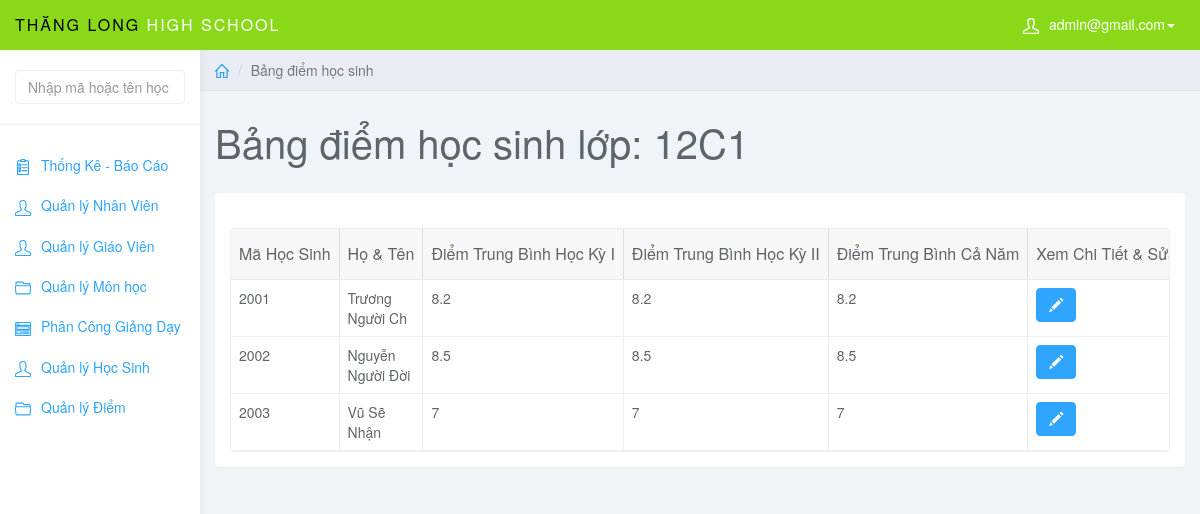
The app's page /admin/index.php?page=list_diem&id_class=201 (signed in) with its own data.
### tables this page shows
CREATE TABLE `lophoc` (
  `MaLopHoc` varchar(10) NOT NULL,
  `Tenlophoc` varchar(20) NOT NULL,
  `KhoiHoc` varchar(10) NOT NULL,
  PRIMARY KEY (`MaLopHoc`)
);

CREATE TABLE `hocsinh` (
  `MaHS` int NOT NULL,
  `MaLopHoc` varchar(10) NOT NULL,
  `TenHS` varchar(50) NOT NULL,
  `GioiTinh` varchar(5) NOT NULL,
  `NgaySinh` date NOT NULL,
  `NoiSinh` varchar(50) NOT NULL,
  `DanToc` varchar(10) NOT NULL,
  `HoTenCha` varchar(50) NOT NULL,
  `HoTenMe` varchar(50) NOT NULL,
  PRIMARY KEY (`MaHS`),
  KEY `fk_hs_lh` (`MaLopHoc`),
  CONSTRAINT `fk_hs_lh` FOREIGN KEY (`MaLopHoc`) REFERENCES `lophoc` (`MaLopHoc`)
);

### admin/list_diem.php (the view, shortened to what this page needs)
<?php
$class_id = $_GET['id_class'];
$sql_view = "SELECT * FROM lophoc WHERE MaLopHoc = '$class_id'";
$query_view = mysqli_query($conn, $sql_view);
$row_view = mysqli_fetch_assoc($query_view);
?>
<div class="col-sm-9 col-sm-offset-3 col-lg-10 col-lg-offset-2 main">
    <div class="row">
        <ol class="breadcrumb">
            <li><a href="index.php"><svg class="glyph stroked home">
                        <use xlink:href="#stroked-home"></use>
                    </svg></a></li>
            <li class="active">Bảng điểm học sinh</li>
        </ol>
    </div>
    <div class="row">
        <div class="col-lg-12">
            <h1 class="page-header">Bảng điểm học sinh lớp: <?php echo $row_view['Tenlophoc']; ?></h1>
        </div>
    </div>
    <div class="row">
        <div class="col-lg-12">
            <div class="panel panel-default">
                <div class="panel-body">
                    <table data-toolbar="#toolbar" data-toggle="table">
                        <thead>
                            <tr>
                                <th data-field="id" data-sortable="true">Mã Học Sinh</th>
                                <th data-field="name" data-sortable="true">Họ & Tên</th>
                                <th data-sortable="true">Điểm Trung Bình Học Kỳ I</th>
                                <th data-sortable="true">Điểm Trung Bình Học Kỳ II</th>
                                <th data-sortable="true">Điểm Trung Bình Cả Năm</th>
                                <th>Xem Chi Tiết & Sửa</th>
                            </tr>
                        </thead>
                        <tbody>
                            <?php
                            $sql = "SELECT * FROM hocsinh WHERE MaLopHoc = '$class_id'";
                            $query = mysqli_query($conn, $sql);
                            while ($row = mysqli_fetch_assoc($query)) {
                                $sql_diem = "SELECT * FROM hocsinh JOIN diem ON hocsinh.MaHS = diem.MaHS JOIN monhoc ON diem.MaMonHoc = monhoc.MaMonHoc JOIN lophoc ON hocsinh.MaLopHoc = lophoc.MaLopHoc JOIN hocky ON diem.MaHocKy = hocky.MaHocKy WHERE hocsinh.MaHS = '{$row['MaHS']}'";
                                $query_diem = mysqli_query($conn, $sql_diem);
                                $tb_hk = 0;
                                $tb_hk2 = 0;
                                $i = 0;
                                $j = 0;
                                while ($row_diem = mysqli_fetch_assoc($query_diem)) {
                                    if ($i != 8) {
                                        $tb_hk += $row_diem['DiemTB'];
                                        $i++;
                                    } elseif ($j != 8) {
                                        $tb_hk2 += $row_diem['DiemTB'];
                                        $j++;
                                    }
                                }
                            ?>
                            <tr>
                                <td><?php echo $row['MaHS']; ?></td>
                                <td><?php echo $row['TenHS']; ?></td>
                                <td><?php if (isset($tb_hk)) {
                                            echo $a = round($tb_hk / $i, 1);
                                        } else {
                                            echo '---';
                                        } ?></td>
                                <td><?php if (isset($tb_hk2)) {
                                            echo $b = round($tb_hk2 / $j, 1);
                                        } else {
                                            echo '---';
                                        } ?></td>
                                <td><?php echo $tb_nam = round($dtb_nam = ($a + $b * 2) / 3, 1) ?></td>
                                <td class="form-group">
                                    <a href="index.php?page=edit_diem&id_hs=<?php echo $row['MaHS']; ?>"
                                        class="btn btn-primary"><i class="glyphicon glyphicon-pencil"></i></a>
                                </td>
                            </tr>
                            <?php } ?>
                        </tbody>
                    </table>
                </div>
            </div>
        </div>
    </div>
</div>

### admin/css/styles.css (style rules this page uses)
body { background: #f1f4f7; padding-top: 50px; color: #5f6468; }
a, a:hover, a:focus { color: #30a5ff; }
h1, h2, h3, h4, h5, h6 { color: #5f6468; }
h1 { font-weight: 300; font-size: 40px; }
.btn-primary, .btn-primary:hover, .btn-primary:focus, .btn-primary:active, .btn-primary.active, .open > .dropdown-toggle.btn-primary, .btn-primary.disabled, .btn-primary[disabled], fieldset[disabled] .btn-primary, .btn-primary.disabled:hover, .btn-primary[disabled]:hover, fieldset[disabled] .btn-primary:hover, .btn-primary.disabled:focus, .btn-primary[disabled]:focus, fieldset[disabled] .btn-primary:focus, .btn-primary.disabled:active, .btn-primary[disabled]:active, fieldset[disabled] .btn-primary:active, .btn-primary.disabled.active, .btn-primary[disabled].active, fieldset[disabled] .btn-primary.active { background-color: #30a5ff; border-color: #30a5ff; }
.panel { border: 0; }
.breadcrumb { border-radius: 0; padding: 10px 15px; background: #e9ecf2; box-shadow: 0 1px 1px rgba(0, 0, 0, .05); margin: 0 ; }
h1.page-header { margin-top: 30px; border-bottom: 0; }
.table { background: #fff; }
.breadcrumb .glyph { height: 14px; width: 14px; margin: -2px 0 0 0; stroke-width: 4px; }

### records on screen
lophoc: Tenlophoc "12C1"
hocsinh: MaHS "2001", TenHS "Trương Người Ch", i "8.2", j "8.2", b "8.2"
hocsinh: MaHS "2002", TenHS "Nguyễn Người Đời", i "8.5", j "8.5", b "8.5"
hocsinh: MaHS "2003", TenHS "Vũ Sẽ Nhận", i "7", j "7", b "7"

### other values on screen
$_SESSION['mail_user'] "admin@gmail.com"
